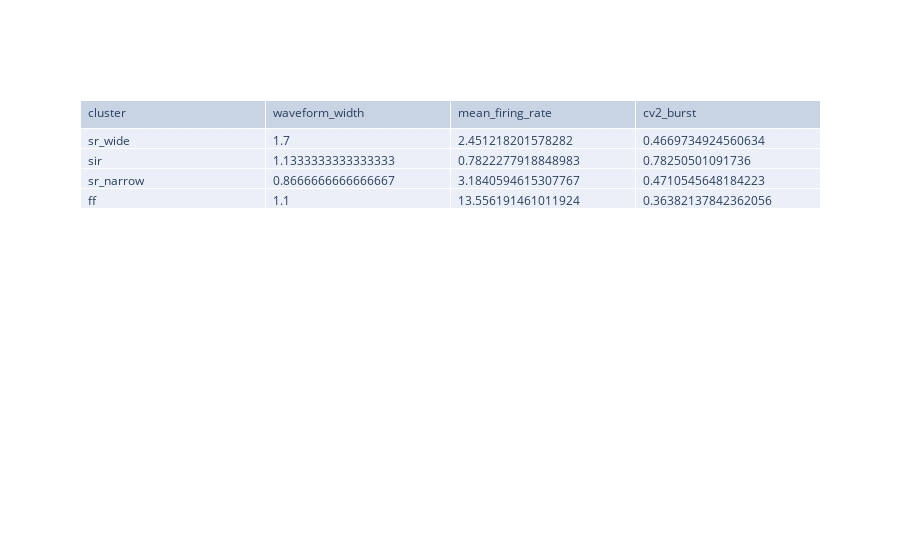

Notebook cell for this chart:
### Code cell
mapper = {0: "sr_wide", 1: "sir", 2: "sr_narrow", 3: "ff"}
results["wf_4"] = waveform_cluster(
    neurons, n_clusters=4,
    mapper=mapper,
    ).clusters

### Figure 1 — Plotly figure (JSON) as saved in the notebook; plotly's stock layout.template omitted (floating-point values rounded to 4 significant figures)
{"data": [{"cells": {"align": "left", "values": [["sr_wide", "sir", "sr_narrow", "ff"], [1.7, 1.133, 0.8667, 1.1], [2.451, 0.7822, 3.184, 13.56], [0.467, 0.7825, 0.4711, 0.3638]]}, "header": {"align": "left", "values": ["cluster", "waveform_width", "mean_firing_rate", "cv2_burst"]}, "type": "table"}], "layout": {}}
